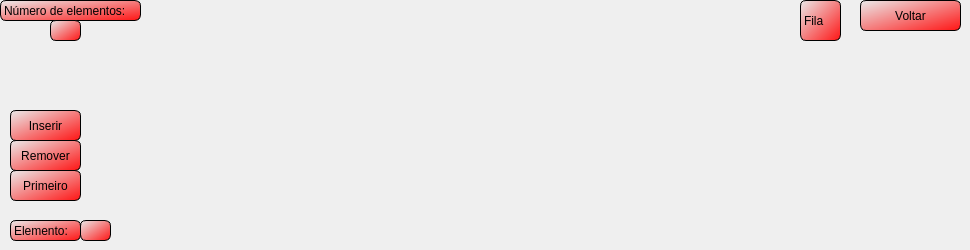
      <widget class="QWidget" name="Fila">
       <widget class="QPushButton" name="voltar4">
        <property name="geometry">
         <rect>
          <x>860</x>
          <y>0</y>
          <width>101</width>
          <height>31</height>
         </rect>
        </property>
        <property name="styleSheet">
         <string notr="true">QPushButton
{
font: 11pt &quot;Times New Roman&quot;;
border-width: 1px;
border-style: solid;
border-radius: 6px;
border-color: black;
background-color: qlineargradient(spread:pad, x1:0, y1:0, x2:1, y2:1, stop:0 rgba(234, 234, 234, 255), stop:1 rgba(255, 21, 21, 255));
}
QPushButton:hover
{
background-color: qlineargradient(spread:pad, x1:0.08, y1:0.085, x2:0.897818, y2:0.83, stop:0 rgba(255, 129, 0, 255), stop:1 rgba(255, 255, 255, 255));
}
QPushButton:pressed	
{
background-color: qlineargradient(spread:pad, x1:0.08, y1:0.085, x2:0.897818, y2:0.83, stop:0 rgba(156, 20, 20, 255), stop:1 rgba(255, 255, 255, 255));
}</string>
        </property>
        <property name="text">
         <string>Voltar</string>
        </property>
       </widget>
       <widget class="QPushButton" name="inserirFila">
        <property name="geometry">
         <rect>
          <x>10</x>
          <y>110</y>
          <width>71</width>
          <height>31</height>
         </rect>
        </property>
        <property name="styleSheet">
         <string notr="true">QPushButton
{
font: 11pt &quot;Times New Roman&quot;;
border-width: 1px;
border-style: solid;
border-radius: 6px;
border-color: black;
background-color: qlineargradient(spread:pad, x1:0, y1:0, x2:1, y2:1, stop:0 rgba(234, 234, 234, 255), stop:1 rgba(255, 21, 21, 255));
}
QPushButton:hover
{
background-color: qlineargradient(spread:pad, x1:0.08, y1:0.085, x2:0.897818, y2:0.83, stop:0 rgba(255, 129, 0, 255), stop:1 rgba(255, 255, 255, 255));
}
QPushButton:pressed	
{
background-color: qlineargradient(spread:pad, x1:0.08, y1:0.085, x2:0.897818, y2:0.83, stop:0 rgba(156, 20, 20, 255), stop:1 rgba(255, 255, 255, 255));
}</string>
        </property>
        <property name="text">
         <string>Inserir</string>
        </property>
       </widget>
       <widget class="QPushButton" name="removerFila">
        <property name="geometry">
         <rect>
          <x>10</x>
          <y>140</y>
          <width>71</width>
          <height>31</height>
         </rect>
        </property>
        <property name="styleSheet">
         <string notr="true">QPushButton
{
font: 11pt &quot;Times New Roman&quot;;
border-width: 1px;
border-style: solid;
border-radius: 6px;
border-color: black;
background-color: qlineargradient(spread:pad, x1:0, y1:0, x2:1, y2:1, stop:0 rgba(234, 234, 234, 255), stop:1 rgba(255, 21, 21, 255));
}
QPushButton:hover
{
background-color: qlineargradient(spread:pad, x1:0.08, y1:0.085, x2:0.897818, y2:0.83, stop:0 rgba(255, 129, 0, 255), stop:1 rgba(255, 255, 255, 255));
}
QPushButton:pressed	
{
background-color: qlineargradient(spread:pad, x1:0.08, y1:0.085, x2:0.897818, y2:0.83, stop:0 rgba(156, 20, 20, 255), stop:1 rgba(255, 255, 255, 255));
}</string>
        </property>
        <property name="text">
         <string>Remover</string>
        </property>
       </widget>
       <widget class="QLabel" name="elementoFila">
        <property name="geometry">
         <rect>
          <x>10</x>
          <y>220</y>
          <width>71</width>
          <height>21</height>
         </rect>
        </property>
        <property name="styleSheet">
         <string notr="true">font: 11pt &quot;Times New Roman&quot;;
border-width: 1px;
border-style: solid;
border-radius: 6px;
border-color: black;
background-color: qlineargradient(spread:pad, x1:0, y1:0, x2:1, y2:1, stop:0 rgba(234, 234, 234, 255), stop:1 rgba(255, 21, 21, 255));</string>
        </property>
        <property name="text">
         <string>Elemento:</string>
        </property>
       </widget>
       <widget class="QLabel" name="numdeFila">
        <property name="geometry">
         <rect>
          <x>0</x>
          <y>0</y>
          <width>141</width>
          <height>21</height>
         </rect>
        </property>
        <property name="styleSheet">
         <string notr="true">font: 11pt &quot;Times New Roman&quot;;
border-width: 1px;
border-style: solid;
border-radius: 6px;
border-color: black;
background-color: qlineargradient(spread:pad, x1:0, y1:0, x2:1, y2:1, stop:0 rgba(234, 234, 234, 255), stop:1 rgba(255, 21, 21, 255));</string>
        </property>
        <property name="text">
         <string>Número de elementos:</string>
        </property>
       </widget>
       <widget class="QLineEdit" name="lineInserirFila">
        <property name="geometry">
         <rect>
          <x>80</x>
          <y>220</y>
          <width>31</width>
          <height>21</height>
         </rect>
        </property>
        <property name="styleSheet">
         <string notr="true">font: 11pt &quot;Times New Roman&quot;;
border-width: 1px;
border-style: solid;
border-radius: 6px;
border-color: black;
background-color: qlineargradient(spread:pad, x1:0, y1:0, x2:1, y2:1, stop:0 rgba(234, 234, 234, 255), stop:1 rgba(255, 21, 21, 255));</string>
        </property>
       </widget>
       <widget class="QLineEdit" name="nElemFila">
        <property name="geometry">
         <rect>
          <x>50</x>
          <y>20</y>
          <width>31</width>
          <height>21</height>
         </rect>
        </property>
        <property name="styleSheet">
         <string notr="true">font: 11pt &quot;Times New Roman&quot;;
border-width: 1px;
border-style: solid;
border-radius: 6px;
border-color: black;
background-color: qlineargradient(spread:pad, x1:0, y1:0, x2:1, y2:1, stop:0 rgba(234, 234, 234, 255), stop:1 rgba(255, 21, 21, 255));</string>
        </property>
       </widget>
       <widget class="QLabel" name="label">
        <property name="geometry">
         <rect>
          <x>800</x>
          <y>0</y>
          <width>41</width>
          <height>41</height>
         </rect>
        </property>
        <property name="styleSheet">
         <string notr="true">font: 15pt &quot;Times New Roman&quot;;
border-width: 1px;
border-style: solid;
border-radius: 6px;
border-color: black;
background-color: qlineargradient(spread:pad, x1:0, y1:0, x2:1, y2:1, stop:0 rgba(234, 234, 234, 255), stop:1 rgba(255, 21, 21, 255));</string>
        </property>
        <property name="text">
         <string>Fila</string>
        </property>
       </widget>
       <widget class="QPushButton" name="primeiroFila">
        <property name="geometry">
         <rect>
          <x>10</x>
          <y>170</y>
          <width>71</width>
          <height>31</height>
         </rect>
        </property>
        <property name="styleSheet">
         <string notr="true">QPushButton
{
font: 11pt &quot;Times New Roman&quot;;
border-width: 1px;
border-style: solid;
border-radius: 6px;
border-color: black;
background-color: qlineargradient(spread:pad, x1:0, y1:0, x2:1, y2:1, stop:0 rgba(234, 234, 234, 255), stop:1 rgba(255, 21, 21, 255));
}
QPushButton:hover
{
background-color: qlineargradient(spread:pad, x1:0.08, y1:0.085, x2:0.897818, y2:0.83, stop:0 rgba(255, 129, 0, 255), stop:1 rgba(255, 255, 255, 255));
}
QPushButton:pressed	
{
background-color: qlineargradient(spread:pad, x1:0.08, y1:0.085, x2:0.897818, y2:0.83, stop:0 rgba(156, 20, 20, 255), stop:1 rgba(255, 255, 255, 255));
}</string>
        </property>
        <property name="text">
         <string>Primeiro</string>
        </property>
       </widget>
      </widget>
